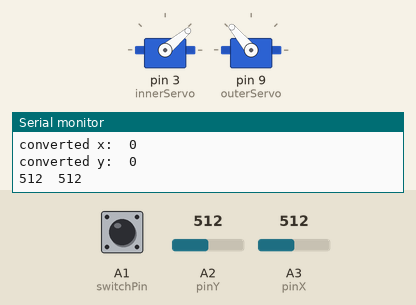
Bench run of a sketch on a simulated Arduino Uno, built with avr-gcc and run on an emulated ATmega328P. On the bench: 2 × servo, the last lines printed to the serial monitor. The test bench sets the inputs (shaded band); at power-on: A2 (pinY) = 512, A3 (pinX) = 512, A1 (switchPin) HIGH.

Above: at 2.2 s.
2.3 s: A2 (pinY) set to 716
At 2.9 s:
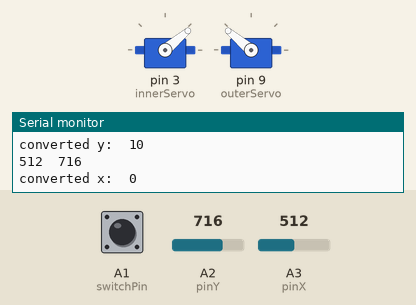
3.8 s: A3 (pinX) set to 306
At 4.8 s:
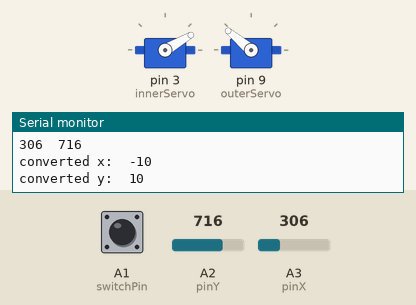
5.3 s: A2 (pinY) set to 511
At 6.3 s:
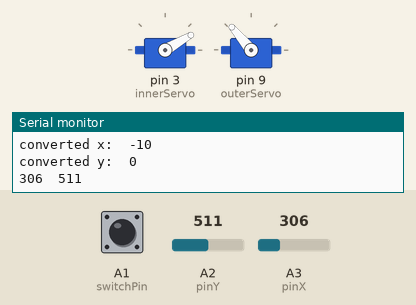
6.8 s: A3 (pinX) set to 10
At 7.7 s:
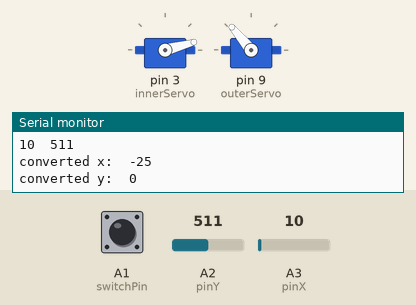
8.3 s: A2 (pinY) set to 900
At 8.7 s:
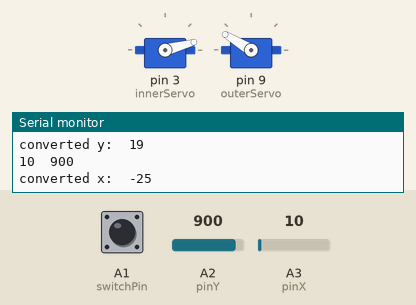
9.8 s: A3 (pinX) set to 1023
At 10.2 s:
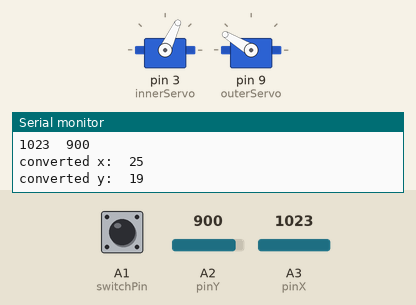
Timing chart, 0 to 12.3 s (numbered marks = the images above; inputs shaded):
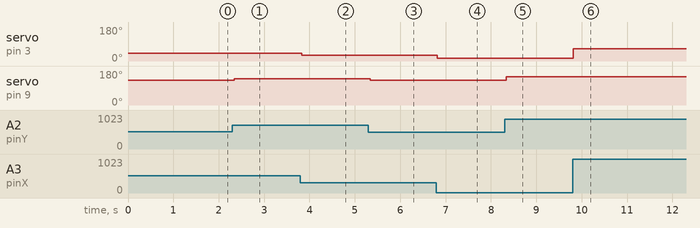

Measured:
- after the input at 2.3 s, servo on pin 9 (outerServo): 130° → 140° at once
- after the input at 3.8 s, servo on pin 3 (innerServo): 40° → 30° at once
- after the input at 5.3 s, servo on pin 9 (outerServo): 140° → 130° at once
- after the input at 6.8 s, servo on pin 3 (innerServo): 30° → 15° at once
- after the input at 8.3 s, servo on pin 9 (outerServo): 130° → 149° at once
- after the input at 9.8 s, servo on pin 3 (innerServo): 15° → 65° at once

The sketch:

joy_stick.ino
```cpp
#include <Servo.h>
#include <math.h>

const int switchPin = A1;  // Joystick button
const int pinX = A3; // Joystick X axis
const int pinY = A2; // Joystick Y axis

//calibration
int INNER_MID = 40;
int OUTER_MID = 130;

int MIN_COORD = -20;
int MAX_COORD = 20;

Servo innerServo;
Servo outerServo;

void setup() {
  innerServo.attach(3);
  outerServo.attach(9);
  pinMode(pinX, INPUT);
  pinMode(pinY, INPUT);
  pinMode(switchPin, INPUT);
  digitalWrite(switchPin, HIGH); // Connect the built-in wind-up resistor
  Serial.begin(9600);

  setCoordinates(0, 0);
  delay(1000);
}

void loop() {
  int ledState = digitalRead(switchPin); // Read the button's state
  int X = analogRead(pinX); // Read the X axis analog value
  int Y = analogRead(pinY); // Read the Y axis analog value
  int converted_x = (X-512)/20;
  int converted_y = (Y-512)/20;

//  converted_x = -round((((float(X)/1023)*40)-22));
//  converted_y = round((((float(Y)/1023)*40)-22));


  setCoordinates(converted_x, converted_y);
  Serial.print(X);  // Input the values into Serial Monitor
  Serial.print("\t"); // Tabulation
  Serial.println(Y);


  Serial.print("converted x:");
  Serial.print("\t");
  Serial.println(converted_x);
  Serial.print("converted y:");
  Serial.print("\t");
  Serial.println(converted_y);
}

void setCoordinates(int inner, int outer){
  innerServo.write(INNER_MID + inner);
  outerServo.write(OUTER_MID + outer);
}
```
